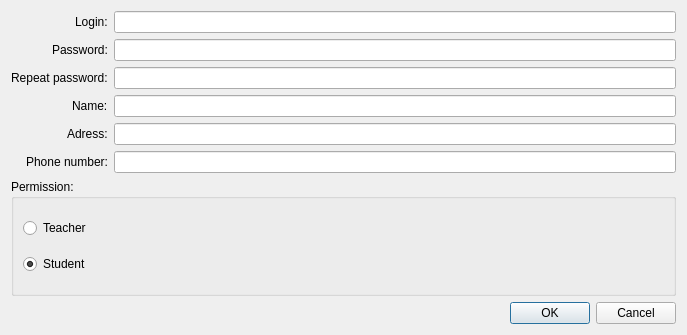
<?xml version="1.0" encoding="UTF-8"?>
<ui version="4.0">
 <class>CreateAccountForm</class>
 <widget class="QWidget" name="CreateAccountForm">
  <property name="geometry">
   <rect>
    <x>0</x>
    <y>0</y>
    <width>687</width>
    <height>335</height>
   </rect>
  </property>
  <property name="windowTitle">
   <string>Form</string>
  </property>
  <layout class="QVBoxLayout" name="verticalLayout_2">
   <item>
    <layout class="QFormLayout" name="formLayout">
     <property name="labelAlignment">
      <set>Qt::AlignRight|Qt::AlignTrailing|Qt::AlignVCenter</set>
     </property>
     <item row="0" column="0">
      <widget class="QLabel" name="label">
       <property name="text">
        <string>Login:</string>
       </property>
      </widget>
     </item>
     <item row="0" column="1">
      <widget class="QLineEdit" name="lineEdit_login"/>
     </item>
     <item row="1" column="0">
      <widget class="QLabel" name="label_2">
       <property name="text">
        <string>Password:</string>
       </property>
      </widget>
     </item>
     <item row="1" column="1">
      <widget class="QLineEdit" name="lineEdit_pass">
       <property name="echoMode">
        <enum>QLineEdit::Password</enum>
       </property>
      </widget>
     </item>
     <item row="2" column="1">
      <widget class="QLineEdit" name="lineEdit_repPass">
       <property name="echoMode">
        <enum>QLineEdit::Password</enum>
       </property>
      </widget>
     </item>
     <item row="2" column="0">
      <widget class="QLabel" name="label_3">
       <property name="text">
        <string>Repeat password:</string>
       </property>
      </widget>
     </item>
     <item row="3" column="0">
      <widget class="QLabel" name="label_4">
       <property name="text">
        <string>Name:</string>
       </property>
      </widget>
     </item>
     <item row="4" column="0">
      <widget class="QLabel" name="label_5">
       <property name="text">
        <string>Adress:</string>
       </property>
      </widget>
     </item>
     <item row="5" column="0">
      <widget class="QLabel" name="label_6">
       <property name="text">
        <string>Phone number:</string>
       </property>
      </widget>
     </item>
     <item row="3" column="1">
      <widget class="QLineEdit" name="lineEdit_name"/>
     </item>
     <item row="4" column="1">
      <widget class="QLineEdit" name="lineEdit_adress"/>
     </item>
     <item row="5" column="1">
      <widget class="QLineEdit" name="lineEdit_phoneNumber"/>
     </item>
    </layout>
   </item>
   <item>
    <widget class="QGroupBox" name="groupBox">
     <property name="title">
      <string>Permission:</string>
     </property>
     <layout class="QVBoxLayout" name="verticalLayout">
      <item>
       <widget class="QRadioButton" name="radioButton_teacher">
        <property name="text">
         <string>Teacher</string>
        </property>
       </widget>
      </item>
      <item>
       <widget class="QRadioButton" name="radioButton_student">
        <property name="text">
         <string>Student</string>
        </property>
        <property name="checked">
         <bool>true</bool>
        </property>
       </widget>
      </item>
     </layout>
    </widget>
   </item>
   <item>
    <layout class="QHBoxLayout" name="horizontalLayout">
     <item>
      <spacer name="horizontalSpacer">
       <property name="orientation">
        <enum>Qt::Horizontal</enum>
       </property>
       <property name="sizeHint" stdset="0">
        <size>
         <width>40</width>
         <height>20</height>
        </size>
       </property>
      </spacer>
     </item>
     <item>
      <widget class="QDialogButtonBox" name="buttonBox">
       <property name="standardButtons">
        <set>QDialogButtonBox::Cancel|QDialogButtonBox::Ok</set>
       </property>
      </widget>
     </item>
    </layout>
   </item>
  </layout>
 </widget>
 <resources/>
 <connections/>
</ui>
